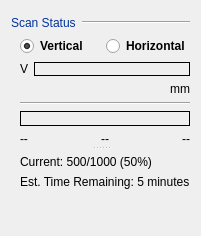
          <widget class="QWidget" name="layoutWidget">
           <layout class="QVBoxLayout" name="verticalLayout_16">
            <item>
             <layout class="QHBoxLayout" name="horizontalLayout_31">
              <property name="topMargin">
               <number>5</number>
              </property>
              <item>
               <widget class="QLabel" name="label_68">
                <property name="sizePolicy">
                 <sizepolicy hsizetype="Maximum" vsizetype="Preferred">
                  <horstretch>0</horstretch>
                  <verstretch>0</verstretch>
                 </sizepolicy>
                </property>
                <property name="font">
                 <font>
                  <pointsize>9</pointsize>
                 </font>
                </property>
                <property name="styleSheet">
                 <string notr="true">::enabled {
color:#003399
}
::!enabled {
color: #6699EE;
}</string>
                </property>
                <property name="text">
                 <string>Scan Status</string>
                </property>
               </widget>
              </item>
              <item>
               <widget class="Line" name="line_23">
                <property name="orientation">
                 <enum>Qt::Horizontal</enum>
                </property>
               </widget>
              </item>
             </layout>
            </item>
            <item>
             <widget class="QSplitter" name="splitScanInfo">
              <property name="orientation">
               <enum>Qt::Vertical</enum>
              </property>
              <property name="childrenCollapsible">
               <bool>false</bool>
              </property>
              <widget class="QFrame" name="frame_3">
               <property name="frameShape">
                <enum>QFrame::NoFrame</enum>
               </property>
               <property name="frameShadow">
                <enum>QFrame::Raised</enum>
               </property>
               <layout class="QVBoxLayout" name="verticalLayout_15">
                <property name="topMargin">
                 <number>0</number>
                </property>
                <property name="rightMargin">
                 <number>0</number>
                </property>
                <property name="bottomMargin">
                 <number>0</number>
                </property>
                <item>
                 <layout class="QHBoxLayout" name="horizontalLayout_19">
                  <item>
                   <widget class="QRadioButton" name="rbVScanStatus">
                    <property name="font">
                     <font>
                      <pointsize>9</pointsize>
                      <weight>75</weight>
                      <bold>true</bold>
                     </font>
                    </property>
                    <property name="styleSheet">
                     <string notr="true">font-weight: bold</string>
                    </property>
                    <property name="text">
                     <string>Vertical</string>
                    </property>
                    <property name="checked">
                     <bool>true</bool>
                    </property>
                   </widget>
                  </item>
                  <item>
                   <widget class="QRadioButton" name="rbHScanStatus">
                    <property name="font">
                     <font>
                      <pointsize>9</pointsize>
                      <weight>75</weight>
                      <bold>true</bold>
                     </font>
                    </property>
                    <property name="styleSheet">
                     <string notr="true">font-weight: bold</string>
                    </property>
                    <property name="text">
                     <string>Horizontal</string>
                    </property>
                   </widget>
                  </item>
                 </layout>
                </item>
                <item>
                 <layout class="QVBoxLayout" name="lyGrad">
                  <item>
                   <layout class="QVBoxLayout" name="verticalLayout_10">
                    <item>
                     <layout class="QHBoxLayout" name="lyScan" stretch="0,0">
                      <property name="sizeConstraint">
                       <enum>QLayout::SetDefaultConstraint</enum>
                      </property>
                      <item>
                       <widget class="QLabel" name="label_43">
                        <property name="sizePolicy">
                         <sizepolicy hsizetype="Fixed" vsizetype="Expanding">
                          <horstretch>0</horstretch>
                          <verstretch>0</verstretch>
                         </sizepolicy>
                        </property>
                        <property name="font">
                         <font>
                          <pointsize>9</pointsize>
                         </font>
                        </property>
                        <property name="text">
                         <string>V</string>
                        </property>
                        <property name="alignment">
                         <set>Qt::AlignHCenter|Qt::AlignTop</set>
                        </property>
                       </widget>
                      </item>
                      <item>
                       <widget class="QLabel" name="lblScanStatus">
                        <property name="sizePolicy">
                         <sizepolicy hsizetype="Ignored" vsizetype="Ignored">
                          <horstretch>0</horstretch>
                          <verstretch>0</verstretch>
                         </sizepolicy>
                        </property>
                        <property name="minimumSize">
                         <size>
                          <width>0</width>
                          <height>0</height>
                         </size>
                        </property>
                        <property name="frameShape">
                         <enum>QFrame::Box</enum>
                        </property>
                        <property name="text">
                         <string/>
                        </property>
                       </widget>
                      </item>
                     </layout>
                    </item>
                    <item>
                     <widget class="QLabel" name="label_44">
                      <property name="sizePolicy">
                       <sizepolicy hsizetype="Expanding" vsizetype="Fixed">
                        <horstretch>0</horstretch>
                        <verstretch>0</verstretch>
                       </sizepolicy>
                      </property>
                      <property name="font">
                       <font>
                        <pointsize>9</pointsize>
                       </font>
                      </property>
                      <property name="text">
                       <string>mm</string>
                      </property>
                      <property name="alignment">
                       <set>Qt::AlignRight|Qt::AlignTrailing|Qt::AlignVCenter</set>
                      </property>
                     </widget>
                    </item>
                   </layout>
                  </item>
                  <item>
                   <widget class="Line" name="line_3">
                    <property name="orientation">
                     <enum>Qt::Horizontal</enum>
                    </property>
                   </widget>
                  </item>
                  <item>
                   <widget class="QLabel" name="lblColorScale">
                    <property name="sizePolicy">
                     <sizepolicy hsizetype="Ignored" vsizetype="Preferred">
                      <horstretch>0</horstretch>
                      <verstretch>0</verstretch>
                     </sizepolicy>
                    </property>
                    <property name="minimumSize">
                     <size>
                      <width>0</width>
                      <height>15</height>
                     </size>
                    </property>
                    <property name="maximumSize">
                     <size>
                      <width>16777215</width>
                      <height>15</height>
                     </size>
                    </property>
                    <property name="frameShape">
                     <enum>QFrame::Box</enum>
                    </property>
                    <property name="text">
                     <string/>
                    </property>
                   </widget>
                  </item>
                  <item>
                   <layout class="QHBoxLayout" name="horizontalLayout_9">
                    <property name="spacing">
                     <number>7</number>
                    </property>
                    <item>
                     <widget class="QLabel" name="lblColorScaleMin">
                      <property name="text">
                       <string>--</string>
                      </property>
                     </widget>
                    </item>
                    <item>
                     <widget class="QLabel" name="lblColorScaleMid">
                      <property name="text">
                       <string>--</string>
                      </property>
                      <property name="alignment">
                       <set>Qt::AlignCenter</set>
                      </property>
                     </widget>
                    </item>
                    <item>
                     <widget class="QLabel" name="lblColorScaleMax">
                      <property name="text">
                       <string>--</string>
                      </property>
                      <property name="alignment">
                       <set>Qt::AlignRight|Qt::AlignTrailing|Qt::AlignVCenter</set>
                      </property>
                     </widget>
                    </item>
                   </layout>
                  </item>
                 </layout>
                </item>
               </layout>
              </widget>
              <widget class="QFrame" name="frame_2">
               <property name="sizePolicy">
                <sizepolicy hsizetype="Preferred" vsizetype="Preferred">
                 <horstretch>0</horstretch>
                 <verstretch>0</verstretch>
                </sizepolicy>
               </property>
               <property name="frameShape">
                <enum>QFrame::NoFrame</enum>
               </property>
               <property name="frameShadow">
                <enum>QFrame::Raised</enum>
               </property>
               <layout class="QVBoxLayout" name="verticalLayout_13">
                <property name="topMargin">
                 <number>5</number>
                </property>
                <property name="rightMargin">
                 <number>0</number>
                </property>
                <property name="bottomMargin">
                 <number>0</number>
                </property>
                <item>
                 <widget class="QLabel" name="lblScanProgress">
                  <property name="font">
                   <font>
                    <pointsize>9</pointsize>
                   </font>
                  </property>
                  <property name="text">
                   <string>Current: 500/1000 (50%)</string>
                  </property>
                 </widget>
                </item>
                <item>
                 <widget class="QLabel" name="lblScanTime">
                  <property name="font">
                   <font>
                    <pointsize>9</pointsize>
                   </font>
                  </property>
                  <property name="text">
                   <string>Est. Time Remaining: 5 minutes</string>
                  </property>
                 </widget>
                </item>
                <item>
                 <spacer name="verticalSpacer_5">
                  <property name="orientation">
                   <enum>Qt::Vertical</enum>
                  </property>
                  <property name="sizeType">
                   <enum>QSizePolicy::Expanding</enum>
                  </property>
                  <property name="sizeHint" stdset="0">
                   <size>
                    <width>20</width>
                    <height>40</height>
                   </size>
                  </property>
                 </spacer>
                </item>
               </layout>
              </widget>
             </widget>
            </item>
           </layout>
          </widget>
